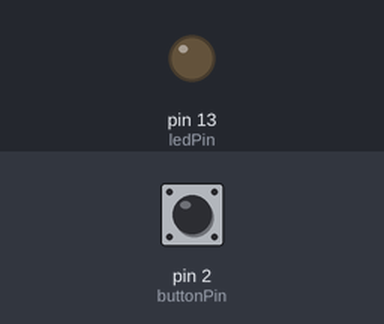
A sketch run on a simulated Arduino Uno, built with avr-gcc and run on an emulated ATmega328P. Parts: output pins drawn as LEDs (lit = HIGH). Dashed ring = blinking. The inputs (shaded band) are chosen by the test bench; at power-on: pin 2 (buttonPin) LOW.

Above: at 1.2 s.
1.3 s: pin 2 (buttonPin) pulled HIGH for 0.15 s
At 1.7 s:
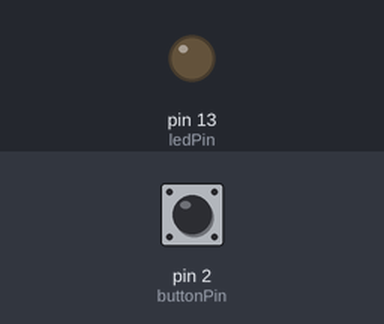
2.9 s: pin 2 (buttonPin) pulled HIGH for 3.2 s
At 3.13 s:
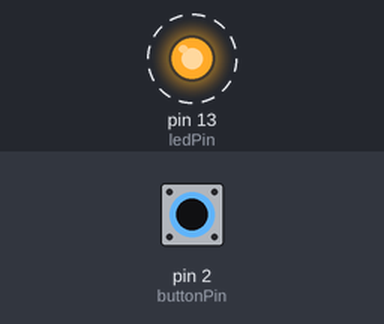
Timing chart, 0 to 7.6 s (numbered marks = the images above; inputs shaded):
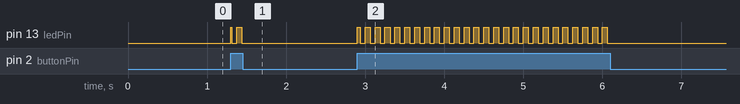

Measured:
- after the input at 1.3 s, pin 13 (ledPin): alternates HIGH for 0.04 s and LOW for 0.06 s, 4 changes in all, then stays LOW, starting at once
- after the input at 2.9 s, pin 13 (ledPin): alternates HIGH for 0.06 s and LOW for 0.06 s, 52 changes in all, then stays LOW, starting at once

The sketch:

strobebutton.ino
```cpp
//program which flashes LED when
//button is pressed

int buttonPin = 2; //Arduino pin where button is attached
int ledPin = 13; //Arduino pin where LED is attached

void setup() { //program setup
  pinMode(buttonPin, INPUT); //button is an input
  pinMode(ledPin, OUTPUT); //LED is an output

}

void loop() {
  if (digitalRead(buttonPin) == HIGH) { //if button is pressed
    if((millis() % 125) < 63) { //LED on and off in controlled intervals
      digitalWrite(13, HIGH);
    } else {
      digitalWrite(13, LOW);
    }
  } else {
    digitalWrite(13, LOW); //LED off
  }

}
```
